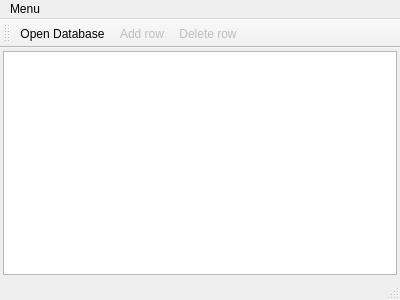
<?xml version="1.0" encoding="UTF-8"?>
<ui version="4.0">
 <class>MainWindow</class>
 <widget class="QMainWindow" name="MainWindow">
  <property name="geometry">
   <rect>
    <x>0</x>
    <y>0</y>
    <width>400</width>
    <height>300</height>
   </rect>
  </property>
  <property name="windowTitle">
   <string>SQLiteBrowser</string>
  </property>
  <widget class="QWidget" name="centralWidget">
   <layout class="QVBoxLayout" name="verticalLayout">
    <property name="spacing">
     <number>2</number>
    </property>
    <property name="leftMargin">
     <number>3</number>
    </property>
    <property name="topMargin">
     <number>3</number>
    </property>
    <property name="rightMargin">
     <number>3</number>
    </property>
    <property name="bottomMargin">
     <number>3</number>
    </property>
    <item>
     <widget class="QTableView" name="tableView">
      <property name="focusPolicy">
       <enum>Qt::ClickFocus</enum>
      </property>
      <property name="editTriggers">
       <set>QAbstractItemView::NoEditTriggers</set>
      </property>
      <property name="dragDropOverwriteMode">
       <bool>false</bool>
      </property>
      <property name="selectionMode">
       <enum>QAbstractItemView::SingleSelection</enum>
      </property>
      <property name="selectionBehavior">
       <enum>QAbstractItemView::SelectRows</enum>
      </property>
      <attribute name="horizontalHeaderStretchLastSection">
       <bool>true</bool>
      </attribute>
     </widget>
    </item>
   </layout>
  </widget>
  <widget class="QMenuBar" name="menuBar">
   <property name="geometry">
    <rect>
     <x>0</x>
     <y>0</y>
     <width>400</width>
     <height>20</height>
    </rect>
   </property>
   <widget class="QMenu" name="menuOpen_DB">
    <property name="title">
     <string>Menu</string>
    </property>
    <addaction name="actionConnect"/>
    <addaction name="actionAdd_row"/>
    <addaction name="actionDelete_row"/>
    <addaction name="separator"/>
    <addaction name="actionExit"/>
   </widget>
   <addaction name="menuOpen_DB"/>
  </widget>
  <widget class="QToolBar" name="mainToolBar">
   <attribute name="toolBarArea">
    <enum>TopToolBarArea</enum>
   </attribute>
   <attribute name="toolBarBreak">
    <bool>false</bool>
   </attribute>
   <addaction name="actionConnect"/>
   <addaction name="actionAdd_row"/>
   <addaction name="actionDelete_row"/>
  </widget>
  <widget class="QStatusBar" name="statusBar"/>
  <action name="actionConnect">
   <property name="text">
    <string>Open Database</string>
   </property>
   <property name="toolTip">
    <string>Create new or open existing database</string>
   </property>
   <property name="shortcut">
    <string>Ctrl+O</string>
   </property>
  </action>
  <action name="actionExit">
   <property name="text">
    <string>Exit</string>
   </property>
   <property name="toolTip">
    <string>Exit application</string>
   </property>
   <property name="shortcut">
    <string>Ctrl+Q</string>
   </property>
  </action>
  <action name="actionAdd_row">
   <property name="enabled">
    <bool>false</bool>
   </property>
   <property name="icon">
    <iconset resource="icons.qrc">
     <normaloff>:/default/Add.png</normaloff>:/default/Add.png</iconset>
   </property>
   <property name="text">
    <string>Add row</string>
   </property>
   <property name="toolTip">
    <string>Add new row into opened DB</string>
   </property>
   <property name="shortcut">
    <string>Ctrl+I</string>
   </property>
  </action>
  <action name="actionDelete_row">
   <property name="enabled">
    <bool>false</bool>
   </property>
   <property name="icon">
    <iconset resource="icons.qrc">
     <normaloff>:/default/Delete.png</normaloff>:/default/Delete.png</iconset>
   </property>
   <property name="text">
    <string>Delete row</string>
   </property>
   <property name="toolTip">
    <string>Delete selected row</string>
   </property>
   <property name="shortcut">
    <string>Ctrl+D</string>
   </property>
  </action>
 </widget>
 <layoutdefault spacing="6" margin="11"/>
 <resources>
  <include location="icons.qrc"/>
 </resources>
 <connections/>
</ui>
